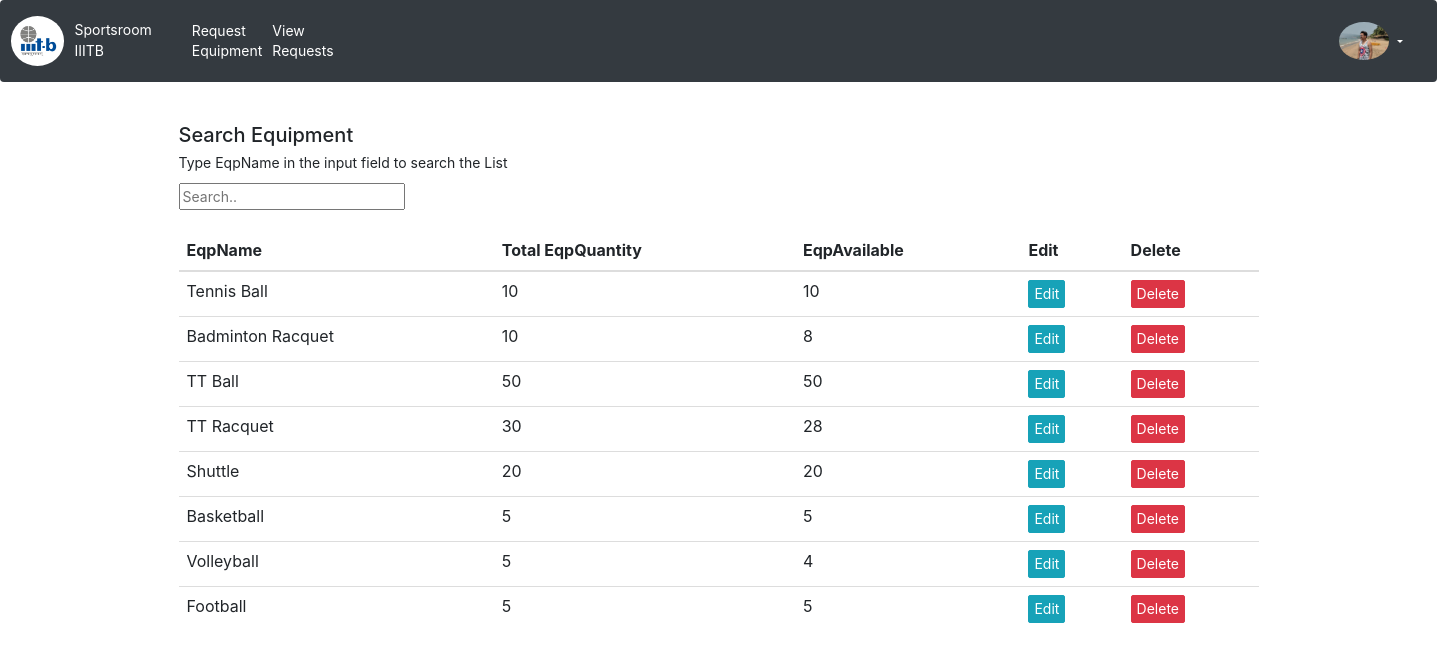
The app's page /sportsEquipment/viewEquipList/ (signed in) with its own data.
### login/models.py (models this page shows, shortened)
class UserProfileInfo(models.Model):
    user        =   models.OneToOneField(User,on_delete = models.CASCADE)
    totalPenalty=   models.IntegerField(default=0)
    profile_pic =   models.ImageField(upload_to="profile_pics",blank=True)

### sportsEquipment/models.py (models this page shows)
class Equipments(models.Model):
    eqpId       = models.AutoField(primary_key=True)
    eqpName     = models.CharField(max_length=50)
    eqpQuantity = models.IntegerField(validators=[MinValueValidator(1)])
    eqpQuantityTaken = models.IntegerField(default=0,validators=[MaxValueValidator(eqpQuantity)])
    def __str__(self):
        return str(self.eqpId)+"@"+self.eqpName+"_"+str(self.eqpQuantity)

### sportsEquipment/views.py (the view)
# urls.py: path(r'viewEquipList/',views.viewInventory,name='viewEquipList'),
@login_required
def viewInventory(request):
    userProfile = UserProfileInfo.objects.get(user=request.user)
    context = list(Equipments.objects.order_by('-eqpId'))
    for req in context:
        req.eqpQuantityTaken = req.eqpQuantity - req.eqpQuantityTaken
    print(context)
    return render(request, 'AdminUser/viewEquipList.html', {'context': context,'userProfile': userProfile});

### templates/AdminUser/viewEquipList.html (shortened to what this page needs)
{% extends 'MasterLayout/baseLayout.html' %}
{% block rightbar %}
              <div class ="profImg">
                    <img  src="/media/{{ userProfile.profile_pic }}" style="width:50px" alt="{{ user }}"/>
                    {% if user.is_authenticated %}
                    </div>
                    <div class="dropdown">
                      {% else %}
                    <a class="nav-link" href="{% url 'login:user_login' %}">Login</a>
                      {% endif %}
                    <button class="btn dropdown-toggle" type="button" data-toggle="dropdown" style="color: white"></button>
</div>
            {%  endblock%}
{% block body %}
  <div class="container" style="font-size: 14px">
    <br>
    <h2>Search Equipment</h2>
    <p>Type EqpName in the input field to search the List</p>
    <input id="myInput" type="text" placeholder="Search..">
    <br><br>
    <table class="table table-hover">
    <thead>
      <tr>
        <th>EqpName</th>
        <th>Total EqpQuantity</th>
        <th>EqpAvailable</th>
        <th>Edit</th>
        <th>Delete</th>
      </tr>
    </thead>
    <tbody id="myTable">
      {% for request in context %}
      <tr>
        <td>{{ request.eqpName }}</td>
        <td>{{ request.eqpQuantity }} </td>
        <td>{{ request.eqpQuantityTaken }}</td>
        <td><a href="{% url 'sportsEquipment:editEquipList' request.eqpId %}" class="btn btn-info btn-sm" role="button" style="font-size: 14px">Edit</a></td>
        <td><a href="{% url 'sportsEquipment:deleteEqp' request.eqpId %}" class="btn btn-danger btn-sm" role="button" style="font-size: 14px">Delete</a></td>
      </tr>
      {% endfor %}
    </tbody>
  </table>
  </div>
{% endblock %}

### static/css/style.css (style rules this page uses)
img { color: white; font-size: 14px }

### templates/MasterLayout/baseLayout.html (style rules this page uses)
img { border-radius: 50%; }

### records on screen
UserProfileInfo: profile_pic (picture)
Equipments: eqpName "Tennis Ball", eqpQuantity "10", eqpQuantityTaken "10"
Equipments: eqpName "Badminton Racquet", eqpQuantity "10", eqpQuantityTaken "8"
Equipments: eqpName "TT Ball", eqpQuantity "50", eqpQuantityTaken "50"
Equipments: eqpName "TT Racquet", eqpQuantity "30", eqpQuantityTaken "28"
Equipments: eqpName "Shuttle", eqpQuantity "20", eqpQuantityTaken "20"
Equipments: eqpName "Basketball", eqpQuantity "5", eqpQuantityTaken "5"
Equipments: eqpName "Volleyball", eqpQuantity "5", eqpQuantityTaken "4"
Equipments: eqpName "Football", eqpQuantity "5", eqpQuantityTaken "5"
